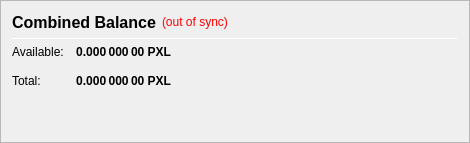
                   <widget class="QFrame" name="frame_CombinedBalances">
                    <property name="minimumSize">
                     <size>
                      <width>470</width>
                      <height>0</height>
                     </size>
                    </property>
                    <property name="frameShape">
                     <enum>QFrame::StyledPanel</enum>
                    </property>
                    <property name="frameShadow">
                     <enum>QFrame::Raised</enum>
                    </property>
                    <layout class="QVBoxLayout" name="verticalLayout_5">
                     <item>
                      <layout class="QHBoxLayout" name="horizontalLayout_5" stretch="0,0,0">
                       <item>
                        <widget class="QLabel" name="label_5z">
                         <property name="minimumSize">
                          <size>
                           <width>0</width>
                           <height>20</height>
                          </size>
                         </property>
                         <property name="font">
                          <font>
                           <pointsize>12</pointsize>
                           <weight>75</weight>
                           <bold>true</bold>
                          </font>
                         </property>
                         <property name="toolTip">
                          <string>Combined Balance (including unconfirmed and immature coins)</string>
                         </property>
                         <property name="text">
                          <string>Combined Balance</string>
                         </property>
                        </widget>
                       </item>
                       <item>
                        <widget class="QLabel" name="labelWalletStatus">
                         <property name="cursor">
                          <cursorShape>WhatsThisCursor</cursorShape>
                         </property>
                         <property name="toolTip">
                          <string>The displayed information may be out of date. Your wallet automatically synchronizes with the Pixel network after a connection is established, but this process has not completed yet.</string>
                         </property>
                         <property name="styleSheet">
                          <string notr="true">QLabel { color: red; }</string>
                         </property>
                         <property name="text">
                          <string notr="true">(out of sync)</string>
                         </property>
                         <property name="alignment">
                          <set>Qt::AlignLeading|Qt::AlignLeft|Qt::AlignVCenter</set>
                         </property>
                        </widget>
                       </item>
                       <item>
                        <spacer name="horizontalSpacer_1">
                         <property name="orientation">
                          <enum>Qt::Horizontal</enum>
                         </property>
                         <property name="sizeHint" stdset="0">
                          <size>
                           <width>40</width>
                           <height>20</height>
                          </size>
                         </property>
                        </spacer>
                       </item>
                      </layout>
                     </item>
                     <item>
                      <widget class="Line" name="line_CombinedBalance">
                       <property name="minimumSize">
                        <size>
                         <width>0</width>
                         <height>1</height>
                        </size>
                       </property>
                       <property name="maximumSize">
                        <size>
                         <width>16777215</width>
                         <height>1</height>
                        </size>
                       </property>
                       <property name="orientation">
                        <enum>Qt::Horizontal</enum>
                       </property>
                      </widget>
                     </item>
                     <item>
                      <layout class="QGridLayout" name="gridLayout_3">
                       <property name="spacing">
                        <number>12</number>
                       </property>
                       <item row="1" column="0">
                        <widget class="QLabel" name="labelBalanceTextz">
                         <property name="text">
                          <string>Available:</string>
                         </property>
                        </widget>
                       </item>
                       <item row="1" column="1">
                        <widget class="QLabel" name="labelBalancez">
                         <property name="font">
                          <font>
                           <weight>75</weight>
                           <bold>true</bold>
                          </font>
                         </property>
                         <property name="cursor">
                          <cursorShape>IBeamCursor</cursorShape>
                         </property>
                         <property name="toolTip">
                          <string>Your current spendable balance</string>
                         </property>
                         <property name="text">
                          <string notr="true">0.000 000 00 PXL</string>
                         </property>
                         <property name="alignment">
                          <set>Qt::AlignRight|Qt::AlignTrailing|Qt::AlignVCenter</set>
                         </property>
                         <property name="textInteractionFlags">
                          <set>Qt::LinksAccessibleByMouse|Qt::TextSelectableByKeyboard|Qt::TextSelectableByMouse</set>
                         </property>
                        </widget>
                       </item>
                       <item row="2" column="0">
                        <widget class="QLabel" name="labelTotalTextz">
                         <property name="text">
                          <string>Total:</string>
                         </property>
                        </widget>
                       </item>
                       <item row="2" column="1">
                        <widget class="QLabel" name="labelTotalz">
                         <property name="font">
                          <font>
                           <weight>75</weight>
                           <bold>true</bold>
                          </font>
                         </property>
                         <property name="cursor">
                          <cursorShape>IBeamCursor</cursorShape>
                         </property>
                         <property name="toolTip">
                          <string>Total Balance, including all unavailable coins.</string>
                         </property>
                         <property name="text">
                          <string notr="true">0.000 000 00 PXL</string>
                         </property>
                         <property name="alignment">
                          <set>Qt::AlignRight|Qt::AlignTrailing|Qt::AlignVCenter</set>
                         </property>
                         <property name="textInteractionFlags">
                          <set>Qt::LinksAccessibleByMouse|Qt::TextSelectableByKeyboard|Qt::TextSelectableByMouse</set>
                         </property>
                        </widget>
                       </item>
                       <item row="2" column="3">
                        <spacer name="horizontalSpacer_2">
                         <property name="orientation">
                          <enum>Qt::Horizontal</enum>
                         </property>
                         <property name="sizeHint" stdset="0">
                          <size>
                           <width>40</width>
                           <height>20</height>
                          </size>
                         </property>
                        </spacer>
                       </item>
                      </layout>
                     </item>
                     <item>
                      <spacer name="verticalSpacer_1">
                       <property name="orientation">
                        <enum>Qt::Vertical</enum>
                       </property>
                       <property name="sizeHint" stdset="0">
                        <size>
                         <width>20</width>
                         <height>40</height>
                        </size>
                       </property>
                      </spacer>
                     </item>
                    </layout>
                   </widget>
